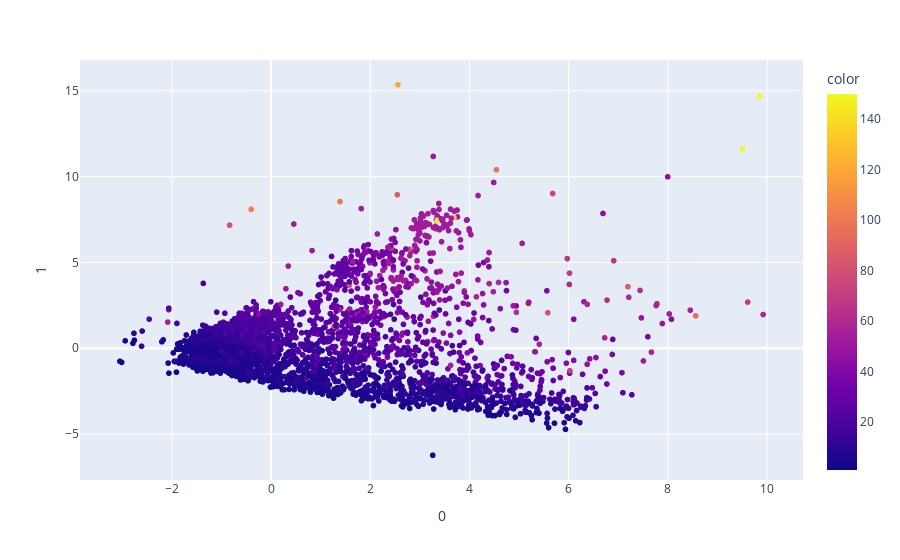

Write notebook code for a chart like this one.
### Markdown cell above
First, we need data that are centered. So I used `StandardScaler` and the method `fit_transform`.The Standard Scaler is a simple transformation that normalizes the data to have a mean of 0 and 0 unit variance, or a standard deviation of 1.

Then using pca, convert the dataset to two-dimensional dataset and then visualize it by `plotly` library:

### Code cell
import plotly.express as px 
from sklearn.decomposition import PCA
from sklearn.preprocessing import StandardScaler

scaler = StandardScaler()

X = scaler.fit_transform(df)
pca = PCA(n_components=2) 
components = pca.fit_transform(X) 
fig = px.scatter(components, x=0, y=1, color=df_taxis['fare']) 
fig.show()

### Figure 1 — Plotly figure (JSON) as saved in the notebook; plotly's stock layout.template omitted (floating-point values rounded to 4 significant figures; data arrays with more than 128 entries replaced by an {"elided": "..."} marker saying what was removed)
{"data": [{"hovertemplate": "0=%{x}<br>1=%{y}<br>color=%{marker.color}<extra></extra>", "legendgroup": "", "marker": {"color": {"elided": "6433 float values"}, "coloraxis": "coloraxis", "symbol": "circle"}, "mode": "markers", "name": "", "showlegend": false, "type": "scattergl", "x": {"elided": "6433 float values"}, "xaxis": "x", "y": {"elided": "6433 float values"}, "yaxis": "y"}], "layout": {"coloraxis": {"colorbar": {"title": {"text": "color"}}, "colorscale": [[0, "#0d0887"], [0.1111, "#46039f"], [0.2222, "#7201a8"], [0.3333, "#9c179e"], [0.4444, "#bd3786"], [0.5556, "#d8576b"], [0.6667, "#ed7953"], [0.7778, "#fb9f3a"], [0.8889, "#fdca26"], [1, "#f0f921"]]}, "legend": {"tracegroupgap": 0}, "margin": {"t": 60}, "xaxis": {"anchor": "y", "domain": [0, 1], "title": {"text": "0"}}, "yaxis": {"anchor": "x", "domain": [0, 1], "title": {"text": "1"}}}}
